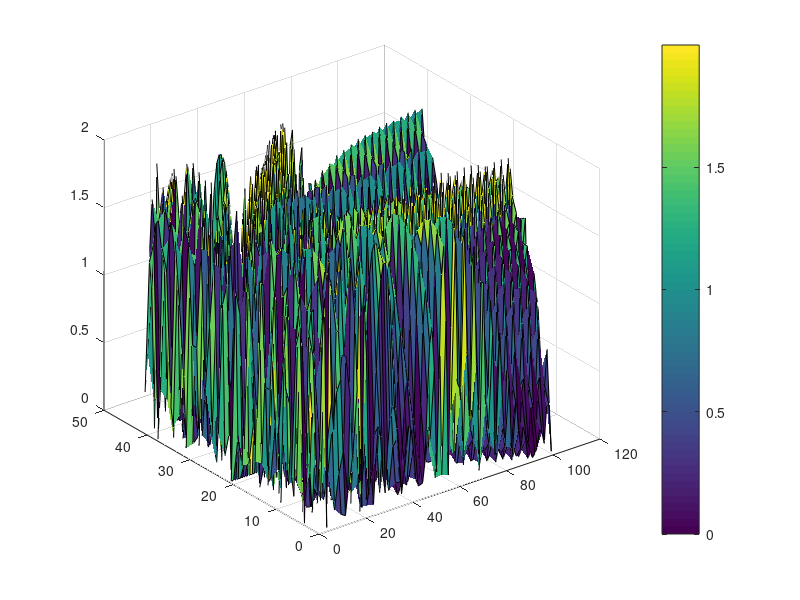
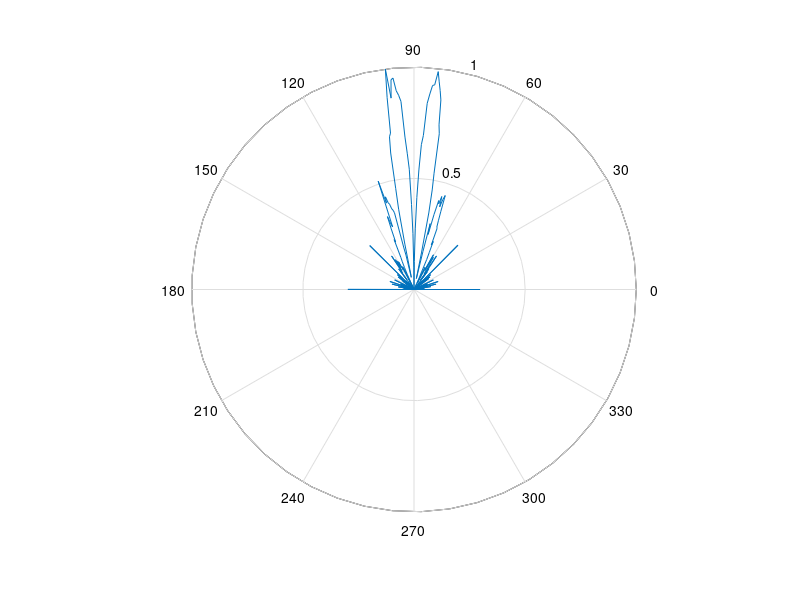

These charts were generated, in order, by the following MATLAB code:
f = 40000; %frequency = 40 kHz
lambda = 1000*340/f; %wavelength in mm;

%nx = 5; ny = 8;
%coordinates of X, Y positions from center in mm
%X1 = linspace(-40.5, 31.5, nx);
%X2 = linspace(-31.5, 40.5, nx);
%posX = [X1; X2; X1; X2; X1; X2; X1; X2];

%Y1 = transpose(linspace(-59.5, 59.5, ny));
%posY = [Y1 Y1 Y1 Y1 Y1];
%posZ = zeros(ny, nx);

%simple values first:
numx = 2; numy = 2; %no of speaker elements along xyplane
posX = [20 -20];
posY = [0 0];
posZ = [0 0];
phase = [-pi 0]

%scale of model in mm
xstep = 10; zstep = 10;
X = -200:xstep:200; 
Z = 0:zstep:1000;
nx = numel(X); nz = numel(Z);
S = zeros(nx, nz);

%polar plot
theta_step = 0.01;
theta = 0:theta_step:2*pi-theta_step;
%values of signal strength along a line from an angle from center
rho = zeros(numel(theta), 100);

%measure signals across the y = 0, xz plane
x = 1; z = 1;
for i = X(1) : xstep : X(nx)
    for k = Z(1) : zstep : Z(nz)
        radiuses = sqrt( (posX-i).^2 + (posY).^2 + (posZ-k).^2 ); 
        signals = cos(2*pi*radiuses/lambda + phase); %assume no phase now
        S(x, z) = abs(sum(signals));%sig strength at a point
        
        %compute angle from center and add sig strength to list of 
        %sig strengths from that angle
        angle = mod(2*pi + atan2(k, i), 2*pi); 
        [M, I] = min(abs(theta-angle));
        nonzeroelms_cnt = nnz(rho(I, :));
        rho(I, nonzeroelms_cnt + 1) = S(x, z);

        z = z+1;
    end
    x = x+1;
    z = 1;
end

figure;
surf(S);
zhandle = colorbar;

%get mean of sig strength at every angle and normalize
%to get mean of each row, get mean of transpose
rho = mean(rho.');
rho = rho/max(rho);
figure;
polar(theta, rho, '-');


